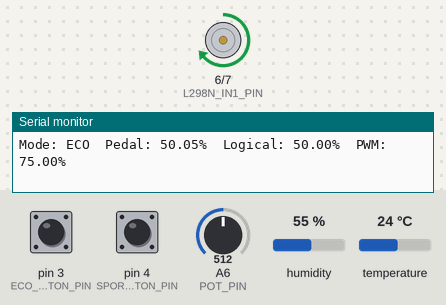
The sketch below on a simulated Arduino Nano, built with avr-gcc and run on an emulated ATmega328P. Shown: motor-driver pin pairs drawn as motors (green arrow = first pin HIGH = forward, orange = second pin HIGH = backward, longer = more drive, scaled by the enable pin), the last lines printed to the serial monitor. Inputs (shaded band) come from the test bench; at power-on: A6 (POT_PIN) = 512, pin 4 (SPORT_BUTTON_PIN) HIGH, pin 3 (ECO_BUTTON_PIN) HIGH, humidity 55 %, temperature 24 °C.

Above: at 1.2 s.
1.3 s: A6 (POT_PIN) set to 8
At 2.4 s:
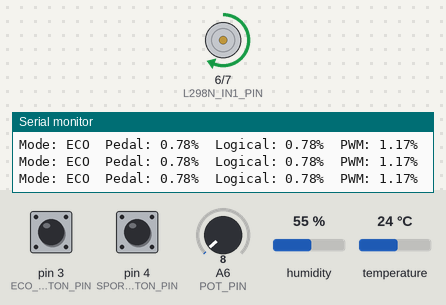
7.3 s: A6 (POT_PIN) set to 5
At 7.6 s:
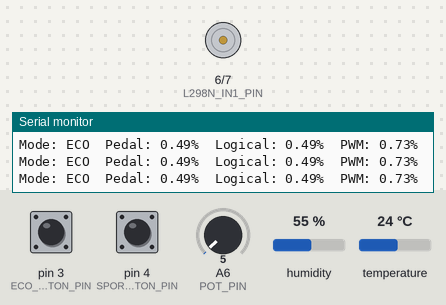
8.8 s: pin 4 (SPORT_BUTTON_PIN) pulled LOW for 0.15 s
10.8 s: A6 (POT_PIN) set to 900
At 11.9 s:
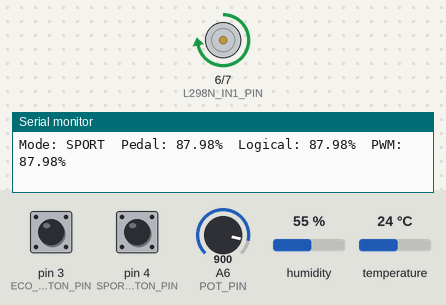
12.3 s: pin 3 (ECO_BUTTON_PIN) pulled LOW for 0.15 s
At 13.6 s:
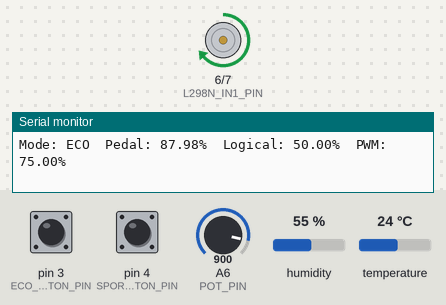
18.5 s: pin 4 (SPORT_BUTTON_PIN) pulled LOW for 1 s
At 19.5 s:
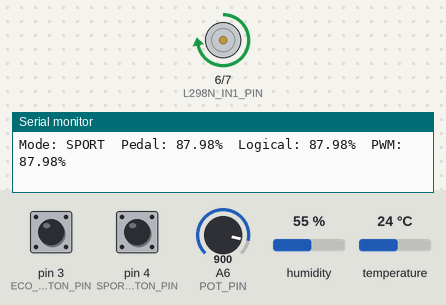
Timing chart, 0 to 21.5 s (numbered marks = the images above; inputs shaded):
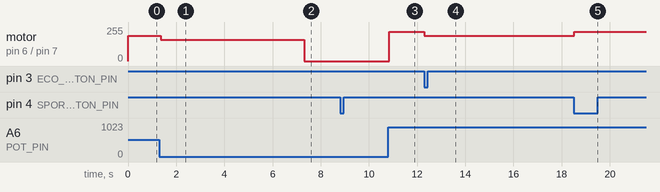

Measured:
- the behaviour switches between 7 and 6 on A6 (POT_PIN) (found by bisection; images 1 and 2)
- after the input at 1.3 s, motor on pin 6 (L298N_IN1_PIN) / pin 7 (L298N_IN2_PIN): forward 191/255 → forward 160/255 after 0.05 s
- after the input at 7.3 s, motor on pin 6 (L298N_IN1_PIN) / pin 7 (L298N_IN2_PIN): forward 160/255 → stopped at once
- after the input at 10.8 s, motor on pin 6 (L298N_IN1_PIN) / pin 7 (L298N_IN2_PIN): stopped → forward 221/255 after 0.05 s
- after the input at 12.3 s, motor on pin 6 (L298N_IN1_PIN) / pin 7 (L298N_IN2_PIN): forward 221/255 → forward 191/255 at once
- after the input at 18.5 s, motor on pin 6 (L298N_IN1_PIN) / pin 7 (L298N_IN2_PIN): forward 191/255 → forward 221/255 at once

The sketch:

Transmiter.ino
```cpp
#include <SPI.h>
#include <mcp_can.h>
#include <DHT.h>

// ---------- PINES ----------
#define CAN_CS_PIN       10
#define CAN_INT_PIN      2

#define DHTPIN           8
#define DHTTYPE          DHT11

#define ECO_BUTTON_PIN   3
#define SPORT_BUTTON_PIN 4

#define POT_PIN          A6

// L298N (Motor A -> cuerpo de aceleración)
#define L298N_ENA_PIN    5   // PWM
#define L298N_IN1_PIN    6
#define L298N_IN2_PIN    7

// ---------- CAN ----------
MCP_CAN CAN(CAN_CS_PIN);
const unsigned long CAN_ID = 0x100;

// ---------- DHT ----------
DHT dht(DHTPIN, DHTTYPE);

// ---------- MODOS ----------
enum {
  MODE_ECO = 0,
  MODE_SPORT = 1
};

uint8_t currentMode = MODE_ECO;

// Para no saturar el bus
const unsigned long SEND_INTERVAL_MS = 100;
unsigned long lastSendTime = 0;

// ---------- SETUP ----------
void setup() {
  Serial.begin(9600);
  dht.begin();

  pinMode(ECO_BUTTON_PIN, INPUT_PULLUP);
  pinMode(SPORT_BUTTON_PIN, INPUT_PULLUP);

  pinMode(L298N_ENA_PIN, OUTPUT);
  pinMode(L298N_IN1_PIN, OUTPUT);
  pinMode(L298N_IN2_PIN, OUTPUT);

  digitalWrite(L298N_ENA_PIN, LOW);
  digitalWrite(L298N_IN1_PIN, LOW);
  digitalWrite(L298N_IN2_PIN, LOW);

  // Inicializar CAN a 500 kbps con cristal de 8 MHz
  if (CAN.begin(MCP_ANY, CAN_500KBPS, MCP_8MHZ) == CAN_OK) {
    Serial.println("CAN OK");
  } else {
    Serial.println("CAN ERROR");
  }
  CAN.setMode(MCP_NORMAL);

  pinMode(CAN_INT_PIN, INPUT);
}

// ---------- LOOP ----------
void loop() {
  // 1) Leer botones y definir modo
  readModeButtons();

  // 2) Leer potenciómetro (0–100%)
  float pedalPercent = readPedalPercent();

  // 3) Porcentaje "lógico" que queremos reportar (ECO máx 50, SPORT máx 100)
  float logicalPercent = applyModeLimit(pedalPercent, currentMode);

  // 4) Porcentaje que realmente usaremos para PWM del motor
  float pwmPercent = logicalPercent;

  // En ECO: 0–50% lógico -> 0–75% de PWM físico
  if (currentMode == MODE_ECO && logicalPercent > 0.0) {
    pwmPercent = logicalPercent * 1.5;  // 50 * 1.5 = 75
    if (pwmPercent > 75.0) pwmPercent = 75.0;
  }

  // 5) Mover motor del cuerpo de aceleración
  driveThrottleBody(pwmPercent);

  // 6) Leer DHT
  float temperature = dht.readTemperature(); // °C
  float humidity    = dht.readHumidity();    // %

  if (isnan(temperature) || isnan(humidity)) {
    return; // falló lectura, reintentamos luego
  }

  // 7) Enviar por CAN cada cierto tiempo
  unsigned long now = millis();
  if (now - lastSendTime >= SEND_INTERVAL_MS) {
    lastSendTime = now;
    // Mandamos el porcentaje LÓGICO (ECO máx 50, SPORT máx 100)
    sendCanFrame(temperature, humidity, logicalPercent, currentMode);
  }

  // Debug en serial (opcional)
  Serial.print("Mode: ");
  Serial.print(currentMode == MODE_ECO ? "ECO" : "SPORT");
  Serial.print("  Pedal: ");
  Serial.print(pedalPercent);
  Serial.print("%  Logical: ");
  Serial.print(logicalPercent);
  Serial.print("%  PWM: ");
  Serial.print(pwmPercent);
  Serial.println("%");
}

// ---------- FUNCIONES ----------

// Leer botones y actualizar modo (botones a GND + INPUT_PULLUP)
void readModeButtons() {
  bool ecoPressed   = (digitalRead(ECO_BUTTON_PIN)   == LOW);
  bool sportPressed = (digitalRead(SPORT_BUTTON_PIN) == LOW);

  if (ecoPressed && !sportPressed) {
    currentMode = MODE_ECO;
  }
  else if (sportPressed && !ecoPressed) {
    currentMode = MODE_SPORT;
  }
  // Si ambos o ninguno están presionados, se mantiene currentMode
}

// Leer potenciómetro y convertir a porcentaje 0–100
float readPedalPercent() {
  int raw = analogRead(POT_PIN);     // 0–1023
  float percent = (raw * 100.0) / 1023.0;
  if (percent < 0)   percent = 0;
  if (percent > 100) percent = 100;
  return percent;
}

// Aplicar límite según modo
float applyModeLimit(float pedalPercent, uint8_t mode) {
  float result = pedalPercent;
  if (mode == MODE_ECO && result > 50.0) {
    result = 50.0; // ECO limita a 50 %
  }
  // SPORT permite hasta 100 %
  return result;
}

// Controlar L298N y el cuerpo de aceleración
void driveThrottleBody(float percent) {
  // Umbral para dejarlo cerrado
  if (percent < 1.0) {
    // Motor apagado, resorte cierra
    digitalWrite(L298N_IN1_PIN, LOW);
    digitalWrite(L298N_IN2_PIN, LOW);
    analogWrite(L298N_ENA_PIN, 0);
    return;
  }

  // Giro en un solo sentido
  digitalWrite(L298N_IN1_PIN, HIGH);
  digitalWrite(L298N_IN2_PIN, LOW);

  int pwm = map((int)percent, 0, 100, 0, 255);

  // --- MÍNIMO PWM ÚTIL (ajusta a gusto) ---
  const int MIN_PWM = 160;  // prueba 150–190
  if (pwm > 0 && pwm < MIN_PWM) {
    pwm = MIN_PWM;
  }
  if (pwm > 255) pwm = 255;

  // Si ya estamos casi al 100%, mejor ponemos FULL ON (sin PWM)
  if (pwm >= 250) {
    digitalWrite(L298N_ENA_PIN, HIGH);  // equivalente a 255
  } else {
    analogWrite(L298N_ENA_PIN, pwm);
  }
}

// Empaquetar y mandar frame CAN
void sendCanFrame(float temperature, float humidity, float throttlePercent, uint8_t mode) {
  int16_t temp10 = (int16_t)(temperature * 10.0);   // T x10
  uint16_t hum10 = (uint16_t)(humidity * 10.0);     // H x10
  uint8_t  percentByte = (uint8_t)(throttlePercent + 0.5);

  byte data[6];
  data[0] = (temp10 >> 8) & 0xFF;
  data[1] = temp10 & 0xFF;
  data[2] = (hum10 >> 8) & 0xFF;
  data[3] = hum10 & 0xFF;
  data[4] = percentByte;
  data[5] = mode;  // 0 = ECO, 1 = SPORT

  byte result = CAN.sendMsgBuf(CAN_ID, 0, 6, data);
  if (result != CAN_OK) {
    Serial.println("Error enviando CAN");
  }
}
```
